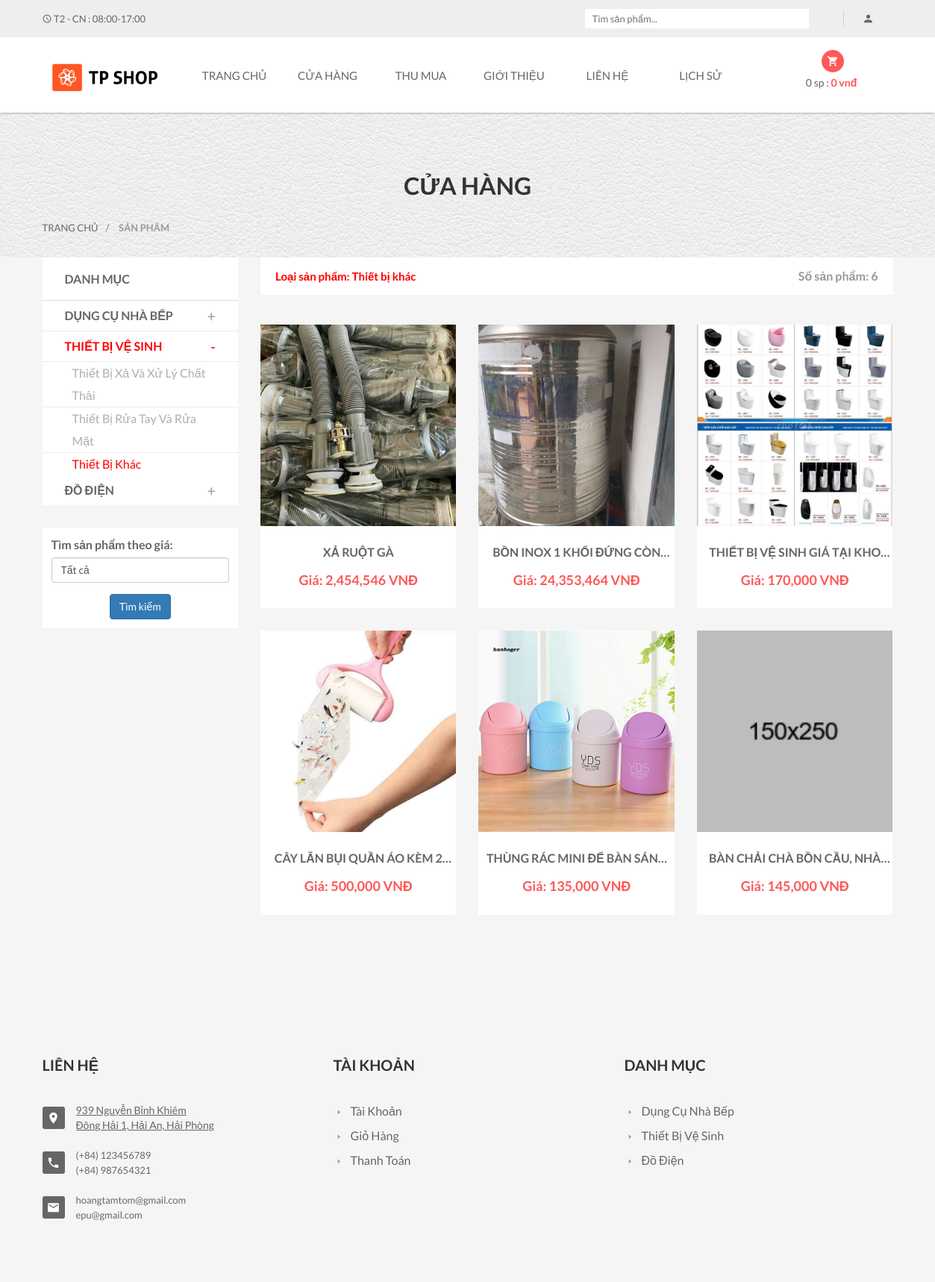
Page /?act=shop&sp=2&loai=Thiết bị khác on the committed database.
### tables this page shows
CREATE TABLE `danhmuc` (
  `MaDM` int(11) NOT NULL,
  `TenDM` varchar(255) DEFAULT NULL
);

CREATE TABLE `loaisanpham` (
  `MaLSP` int(11) NOT NULL,
  `TenLSP` varchar(70) NOT NULL,
  `HinhAnh` varchar(200) NOT NULL,
  `Mota` varchar(200) NOT NULL,
  `MaDM` int(11) NOT NULL
);

CREATE TABLE `sanpham` (
  `MaSP` int(11) NOT NULL,
  `MaLSP` int(11) NOT NULL,
  `MaDM` int(11) NOT NULL,
  `TenSP` varchar(255) NOT NULL,
  `DonGia` int(11) NOT NULL,
  `SoLuong` int(10) UNSIGNED NOT NULL DEFAULT 1,
  `HinhAnh1` varchar(200) NOT NULL,
  `HinhAnh2` varchar(255) DEFAULT NULL,
  `HinhAnh3` varchar(255) DEFAULT NULL,
  `Hang` varchar(50) DEFAULT NULL,
  `KichThuoc` varchar(50) DEFAULT NULL,
  `TrongLuong` varchar(50) DEFAULT NULL,
  `ChatLieu` varchar(50) DEFAULT NULL,
  `TrangThai` int(11) NOT NULL,
  `MoTa` text NOT NULL,
  `ThoiGian` datetime DEFAULT NULL
);

### Controllers/ShopController.php (called while the page is built, shortened)
<?php
require_once("Models/shop.php");
class ShopController
{
    var $shop_model;
    public function __construct()
    {
        $this->shop_model = new Shop();
    }
    function list()
    {
        $data_danhmuc = $this->shop_model->danhmuc();
        $data_chitietDM = array();
        for ($i = 1; $i <= count($data_danhmuc); $i++) {
            $data_chitietDM[$i] = $this->shop_model->chitietdanhmuc($i);
        }
        if (isset($_GET['sp']) and isset($_GET['loai'])) {
            $data_loai = $this->shop_model->chitiet_loai($_GET['loai'], $_GET['sp']);
            if ($data_loai != null) {
                $id = isset($_GET['trang']) ? $_GET['trang'] : 1;
                        $limit = 9;
                        $start = ($id - 1) * $limit;
                $data = $this->shop_model->chitietLoaiSP($start, $limit,$data_loai[0]['MaLSP'], $_GET['sp']);
            }
        }
        require_once('Views/index.php');
    }
}

### Models/connection.php (called while the page is built, shortened)
<?php
    class connection{
        function __construct()
        {
            $severname ="localhost";
            $username ="root";
            $password ="";
            $db_name ="webthumua";
            $this->conn = new mysqli($severname,$username,$password,$db_name);
        }
    }
?>

### Models/model.php (called while the page is built, shortened)
<?php
require_once("connection.php");
class model
{
    function __construct()
    {
        $conn_obj = new connection();
        $this->conn = $conn_obj->conn;
    }
    function danhmuc()
    {
        $query =  "SELECT * from DanhMuc ";
        require("result.php");
        return $data;
    }
    function chitietdanhmuc($id)
    {
        $query =  "SELECT d.TenDM as Ten, l.* FROM danhmuc as d, loaisanpham as l WHERE d.MaDM = l.MaDM and d.MaDM = $id";
        require("result.php");
        return $data;
    }
}

### Models/result.php (called while the page is built)
<?php
$result = $this->conn->query($query);
$data = array();
while ($row = $result->fetch_assoc()) {
    $data[] = $row;
}
?>

### Models/shop.php (called while the page is built, shortened)
<?php
require_once("model.php");
class Shop extends Model
{
    function loaisp($a,$b)
    {
        $query = "SELECT * FROM loaisanpham WHERE   MaDM = 1 LIMIT $a, $b";
        require("result.php");
        return $data;
    }
    function maxgia()
    {
        $query = "SELECT max(DonGia) FROM sanpham WHERE  TrangThai=1 ";
        require("result.php");
        return $data;
    }
    function chitiet_loai($loai,$sp)
    {
        $query = "SELECT * FROM loaisanpham WHERE  TenLSP = '$loai' and MaDM = $sp";
        require("result.php");
        return $data;
    }
    function chitietLoaiSP($a,$b,$id,$sp)
    {
        $query = "SELECT * FROM sanpham WHERE  MaLSP = '$id' and MaDM = $sp and TrangThai=1 ORDER BY ThoiGian DESC LIMIT $a, $b ";
        require("result.php");
        return $data;
    }
}

### Views/shop/category.php (the view, shortened to what this page needs)
<div class="sidebar left-sidebar">
    <div class="s-side-text">
        <div class="sidebar-title clearfix">
            <h4 class="floatleft">Danh mục</h4>
        </div>
        <div class="categories left-right-p">
            <ul id="accordion" class="panel-group clearfix">
                <?php $i = 1;
                foreach ($data_chitietDM as $row) {
                    ?>
                    <li class="panel">
                        <div data-toggle="collapse" data-parent="#accordion" class="tieude<?= $i ?>" data-target="#collapse<?= $i ?>">
                            <div class="medium-a">
                            <a  href="?act=shop&sp=<?= $i?>&ten=<?=$data_danhmuc[$i-1]['TenDM']?>">  <b class="ten" ><?= $data_danhmuc[$i - 1]['TenDM'] ?></b></a>
                            </div>
                        </div>
                        <div class="paypal-dsc panel-collapse collapse"  id="collapse<?= $i ?>">
                            <div class="normal-a">
                                <?php foreach ($row as $value) { ?>
                                    <a id="loai<?=preg_replace('/[^0-9]/', '', base64_encode($value['TenLSP']))?>" href="?act=shop&sp=<?= $value['MaDM'] ?>&loai=<?= $value['TenLSP'] ?>"><?= $value['TenLSP'] ?></a>
                                <?php } ?>
                            </div>
                        </div>
                    </li>
                <?php $i++;
                } ?>
            </ul>
        </div>
    </div>
    <div class="s-side-text">
        <form action="" method="GET" style = "padding:12px" >
            <div class="form-group">
                <label class="text-center" for="price">Tìm sản phẩm theo giá:</label>
                <select id="price" name="tk" class="form-control">
                    <option value="all">Tất cả</option>
                </select>
            </div>
            <div class="text-center">
      <button type="submit" class="btn btn-primary">Tìm kiếm</button>
    </div>
        </form>
    </div>
</div>

### Views/shop/list-products.php (shortened to what this page needs)
<div class="tab-content grid-content">
	<div class="tab-pane fade in active text-center" id="grid">
		<?php
			if(isset($data) and $data != NULL){
				foreach ($data as  $value) {
		?>
		<div class="col-xs-12 col-sm-6 col-md-4">
			<div class="single-product">
				<div class="product-f">
					<a href="?act=detail&id=<?=$value['MaSP']?>"><img src="public/<?=$value['HinhAnh1']?>" onerror="this.src='public/img/maga1.png'" alt="Product Title" class="img-products"/></a>
				</div>
				<div class="product-dsc">
					<p>
						<a style= "font-weight: bold;
						-webkit-line-clamp: 1;
						display: -webkit-inline-box;
						-webkit-box-orient: vertical;
						text-overflow: ellipsis;
						overflow: hidden;
						padding: 0 6px;"href="?act=detail&id=<?=$value['MaSP']?>"><?=$value['TenSP']?>
						</a>
					</p>
					<span>Giá: <?=number_format($value['DonGia'])?> VNĐ</span>
				</div>
			</div>
		</div>
		<?php }}else{
			echo '<p> KHÔNG CÓ DỮ LIỆU </p>';}?>
	</div>
</div>

### Views/header_footer/footer.php
<footer class="footer-two">
    <div class="footer-top section-padding">
        <div class="footer-dsc">
            <div class="container">
                <div class="row">
                    <div class="col-xs-12 col-sm-6 col-md-4">
                        <div class="single-text">
                            <div class="footer-title">
                                <h4>Liên hệ</h4>
                            </div>
                            <div class="footer-text">
                                <ul>
                                    <li>
                                        <i class="mdi mdi-map-marker"></i>
                                        <a class="single-contact"
                                        style = "text-transform: none;text-decoration: underline;"
                                        href= "https://www.google.com/maps/place/Thu+Mua+%C4%90%E1%BB%93+C%C5%A9+t%E1%BA%A1i+H%E1%BA%A3i+Ph%C3%B2ng/@20.8614913,106.6247176,13z/data=!4m10!1m2!2m1!1zxJHhu5MgZ2lhIGTFqW5nIGPFqSBI4bqjaSBQaMOybmc!3m6!1s0x314a7bc9f97a4841:0x56078c48de4aeb57!8m2!3d20.8614913!4d106.6968154!15sCiDEkeG7kyBnaWEgZMWpbmcgY8WpIEjhuqNpIFBow7JuZ1oiIiDEkeG7kyBnaWEgZMWpbmcgY8WpIGjhuqNpIHBow7JuZ5IBEHNlY29uZF9oYW5kX3Nob3DgAQA!16s%2Fg%2F11js2vy6z9?hl=vi-VN"
                                        target = "_blank"
                                        >
                                            <p>939 Nguyễn Bỉnh Khiêm</p>
                                            <p>Đông Hải 1, Hải An, Hải Phòng</p>
                                        </a>
                                    </li>
                                    <li>
                                        <i class="mdi mdi-phone"></i>
                                        <p>(+84) 123456789</p>
								        <p>(+84) 987654321</p>
                                    </li>
                                    <li>
                                        <i class="mdi mdi-email"></i>
                                        <p>hoangtamtom@gmail.com</p>
								        <p>epu@gmail.com</p>
                                    </li>
                                </ul>
                            </div>
                        </div>
                    </div>
                    <div class="col-xs-6 col-sm-3 col-md-4 wide-mobile">
                        <div class="single-text">
                            <div class="footer-title">
                                <h4>Tài khoản</h4>
                            </div>
                            <div class="footer-menu">
                                <ul>
                                    <li><a href="?act=taikhoan&xuli=account"><i class="mdi mdi-menu-right"></i>Tài khoản</a></li>
                                    <li><a href="?act=cart"><i class="mdi mdi-menu-right"></i>Giỏ Hàng</a></li>
                                    <li><a href="?act=checkout"><i class="mdi mdi-menu-right"></i>Thanh Toán</a></li>
                                </ul>
                            </div>
                        </div>
                    </div>
                    <div class="col-xs-6 col-sm-3 col-md-4 wide-mobile">
                        <div class="single-text">
                            <div class="footer-title">
                                <h4>Danh mục</h4>
                            </div>
                            <div class="footer-menu">
                                <ul>
                                    <?php foreach ($data_danhmuc as $row) { ?>
                                    <li><a href="?act=shop&sp=<?=$row['MaDM']?>&ten=<?=$row['TenDM']?>"><i class="mdi mdi-menu-right"></i><?=$row['TenDM']?></a></li>
                                    <?php  } ?>
                                </ul>
                            </div>
                        </div>
                    </div>
                </div>
            </div>
        </div>
    </div>
</footer>

### public/style.css (style rules this page uses)
html { scroll-behavior: smooth; }
.floatleft { float:left }
img { max-width:100%; object-fit: cover !important; }
p { margin:0px; }
h1, h2, h3, h4, h5, h6 { margin: 0 0 10px; font-family:'Lato', sans-serif; text-transform:uppercase; font-weight:600; }
i { font-size:16px; }
p { color:#666666; font-size:13px; font-weight:400; line-height:20px; }
ul { list-style: outside none none; margin: 0; padding: 0 }
.section-padding { padding:80px 0; }
body { font-family: 'Lato', sans-serif; color:#666666; font-size:13px; font-weight:400; }
.img-products { width: 270px; height:270px; }
.product-dsc > p a { color: #666; display: inline-block; font-size: 16px; font-weight: 400; font-family: 'Lato', sans-serif; }
.product-dsc > p a,.colect-text > p { margin-bottom: 10px; }
.single-product { background: #fff none repeat scroll 0 0; transition: all 0.4s ease 0s; }
.product-dsc { padding: 25px 0; }
.product-dsc > span { color: #fe5858; font-size: 18px; font-weight: 700; }
.product-f { position: relative; }
footer ,.latest-blog,.single-products,.service-text,.coming-product.coming-product2 { background: #f5f5f5 none repeat scroll 0 0; }
.footer-top { background: rgba(0, 0, 0, 0) url("img/footer/bg.jpg") no-repeat scroll center center / cover ; }
.footer-title > h4 { color: #333; font-size: 20px; font-weight: bold; margin-bottom: 40px; }
.footer-text i { background: #666 none repeat scroll 0 0; border-radius: 3px; color: #fff; float: left; font-size: 18px; height: 30px; line-height: 30px; margin-right: 15px; margin-top: 5px; text-align: center; width: 30px; }
.footer-text li { float: none; margin-bottom: 20px; }
.footer-text li p { overflow: hidden; }
.footer-menu a { text-transform: capitalize; }
.footer-menu li { float: none; margin-bottom: 10px; }
.footer-menu li:last-child, .footer-text li:last-child , .s-side-text:last-child { margin-bottom: 0; }
.footer-menu a i { color: #999; font-size: 15px; margin-right: 8px; position: relative; top: 1px; }
.instagram a,.footer-menu a { display: block; }
.footer-two .footer-top,.pages { background: #F5F5F5; font-size: 16px !important; }
.blog-row li,.products-page .col-xs-12 .single-product { margin-bottom:30px; }
.single-blog-page,.main-padding,.pagnation-ul,.s-side-text ,.error-content button ,.error-content input,.error-content > a,.share-member { background:#fff; }
.sidebar-title { border-bottom: 1px solid #dcdcdc; padding: 20px 30px; }
.normal-a > a,.medium-a ,.range-slider { padding:0 30px; }
.normal-a > a:last-child,.categories .panel:last-child .medium-a ,.recent-post li:last-child { border:0; }
.sidebar-title h4, .sidebar-title h5 { margin: 0; }
.sidebar-title h4 { font-size: 16px; font-weight: 700; }
.medium-a { border-bottom: 1px solid #eeecec; cursor: pointer; font-weight: 500; line-height: 40px; text-transform: uppercase; }
.normal-a > a { border-bottom: 1px solid #eeecec; clear: both; color: #afafaf; display: inline-table; line-height: 30px; padding-left: 40px; text-transform: capitalize; width: 100%; }
.categories .panel { width: 100%; position:relative; }
.categories .medium-a:after { color: #999; content: "+"; font-size: 20px; position: absolute; right: 30px; top: 0; }
.panel-group .panel { border-radius: 0px; box-shadow: none; }
.panel-group,.related-post li { margin-bottom: 0; }
.s-side-text,.single-list-view { margin-bottom: 30px; }
.brands-select li:last-child,.brands-select li a:last-child ,.size-select a:last-child,.range-slider input#amount,.panel-group .panel { border: 0 none; }
select { -moz-appearance: none;-webkit-appearance: none; }
.single-contact > p { font-size: 14px; }

### rows in the picture
danhmuc: TenDM "DỤNG CỤ NHÀ BẾP", TenDM "Dụng Cụ Nhà Bếp"
danhmuc: TenDM "THIẾT BỊ VỆ SINH", TenDM "Thiết Bị Vệ Sinh"
loaisanpham: TenLSP "Thiết Bị Xả Và Xử Lý Chất Thải"
loaisanpham: TenLSP "Thiết Bị Rửa Tay Và Rửa Mặt"
loaisanpham: TenLSP "Thiết Bị Khác"
danhmuc: TenDM "ĐỒ ĐIỆN", TenDM "Đồ Điện"
sanpham: HinhAnh1 (picture), TenSP "XẢ RUỘT GÀ", DonGia "2,454,546"
sanpham: HinhAnh1 (picture), TenSP "BỒN INOX 1 KHỐI ĐỨNG…", DonGia "24,353,464"
sanpham: HinhAnh1 (picture), TenSP "THIẾT BỊ VỆ SINH GIÁ TẠI…", DonGia "170,000"
sanpham: HinhAnh1 (picture), TenSP "CÂY LĂN BỤI QUẦN ÁO KÈM…", DonGia "500,000"
sanpham: HinhAnh1 (picture), TenSP "THÙNG RÁC MINI ĐỂ BÀN…", DonGia "135,000"
sanpham: shows a picture, TenSP "BÀN CHẢI CHÀ BỒN CẦU,…", DonGia "145,000"

### other values in the picture
$soluong "0"
$thanhtien "0"
$_GET['loai'] "Thiết bị khác"
$data_tong "6"
